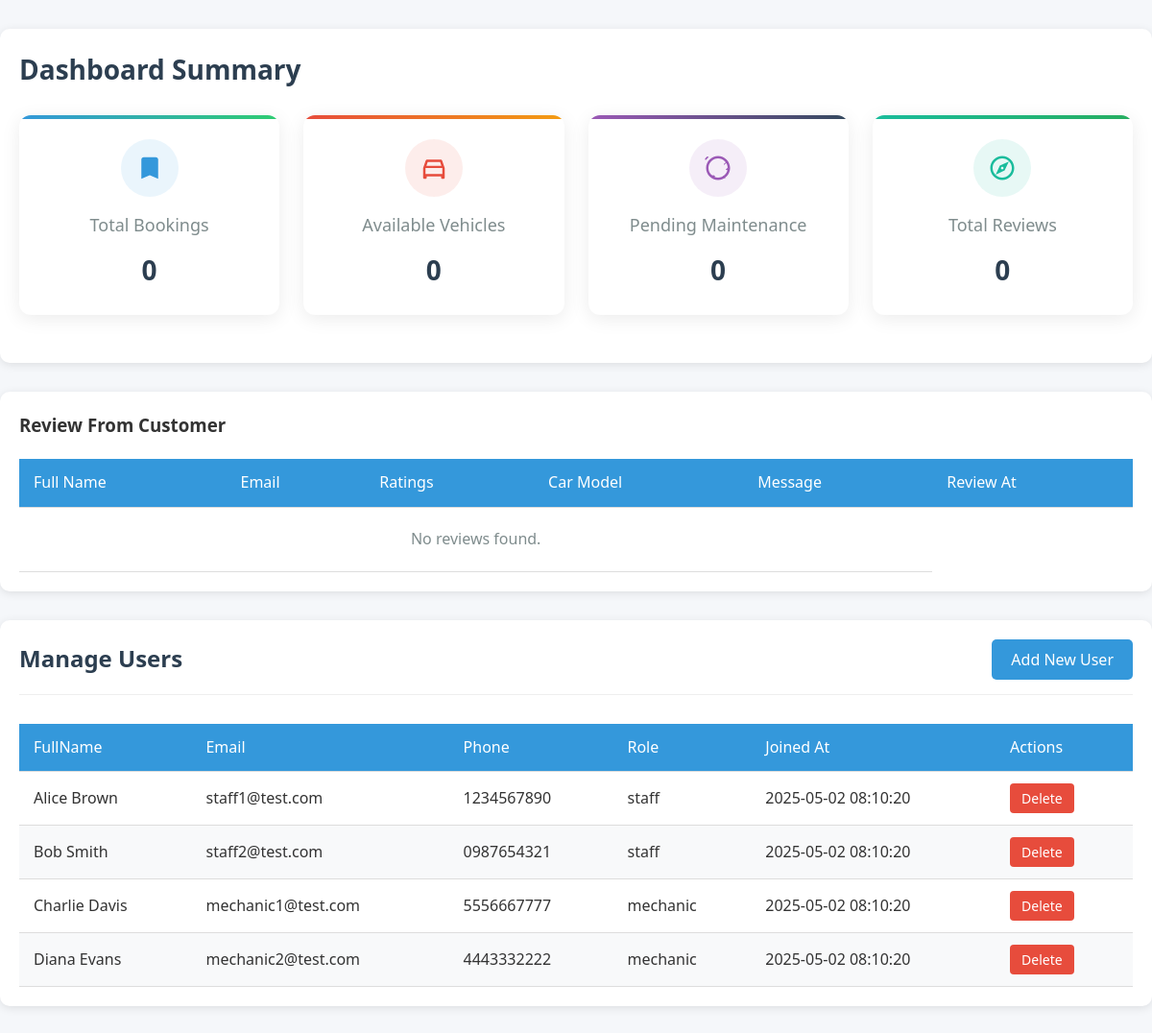
The app's page /php/user-manage.php (signed in) with its own data.
### tables this page shows
CREATE TABLE users (
    id INT(11) NOT NULL AUTO_INCREMENT,
    first_name VARCHAR(50) NOT NULL,
    last_name VARCHAR(50) NOT NULL,
    email VARCHAR(100) NOT NULL UNIQUE,
    password VARCHAR(255) NOT NULL,
    dob DATE NOT NULL,
    phone VARCHAR(20) NOT NULL,
    license_number VARCHAR(50) NOT NULL,
    address TEXT NOT NULL,
    role ENUM('staff','customer','mechanic') DEFAULT 'customer',
    joinAt DATETIME DEFAULT CURRENT_TIMESTAMP,
    PRIMARY KEY (id)
);

### php/user-manage.php (the view, shortened to what this page needs)
<?php
include 'db_connect.php';
$total_bookings_sql = "SELECT COUNT(*) AS total_bookings FROM bookings";
$total_bookings_result = $conn->query($total_bookings_sql);
$total_bookings = $total_bookings_result->fetch_assoc()['total_bookings'];
$available_vehicles_sql = "SELECT COUNT(*) AS available_vehicles FROM vehicles WHERE status = 'available'";
$available_vehicles_result = $conn->query($available_vehicles_sql);
$available_vehicles = $available_vehicles_result->fetch_assoc()['available_vehicles'];
$pending_maintenance_sql = "SELECT COUNT(*) AS pending_maintenance FROM maintenance_requests WHERE status = 'pending'";
$pending_maintenance_result = $conn->query($pending_maintenance_sql);
$pending_maintenance = $pending_maintenance_result->fetch_assoc()['pending_maintenance'];
$total_reviews_sql = "SELECT COUNT(*) AS total_reviews FROM car_feedback";
$total_reviews_result = $conn->query($total_reviews_sql);
$total_reviews = $total_reviews_result->fetch_assoc()['total_reviews'];
$review_sql = "
    SELECT
        CONCAT(u.first_name, ' ', u.last_name) AS full_name,
        u.email,
        f.rating,
        f.feedback,
        f.created_at,
        v.model AS car_model
    FROM car_feedback f
    JOIN users u ON f.user_id = u.id
    JOIN vehicles v ON f.car_id = v.id
    ORDER BY f.created_at DESC
";
$review_result = $conn->query($review_sql);
$user_sql = "SELECT id, CONCAT(first_name, ' ', last_name) AS username, email, phone, role, joinAt FROM users";
$user_result = $conn->query($user_sql);
?>
<!DOCTYPE html>
<html lang="en">
<head>
</head>
<body>
<div class="container">
    <h2>Dashboard Summary</h2>
    <div class="summary-cards">
        <div class="card booking-card">
            <div class="card-icon">
                <svg xmlns="http://www.w3.org/2000/svg" viewBox="0 0 24 24" fill="currentColor">
                    <path d="M17 3H7c-1.1 0-2 .9-2 2v16l7-3 7 3V5c0-1.1-.9-2-2-2z"/>
                </svg>
            </div>
            <div class="card-content">
                <h3>Total Bookings</h3>
                <p><?= htmlspecialchars($total_bookings) ?></p>
            </div>
        </div>
        <div class="card vehicle-card">
            <div class="card-icon">
                <svg xmlns="http://www.w3.org/2000/svg" viewBox="0 0 24 24" fill="currentColor">
                    <path d="M18.92 6.01C18.72 5.42 18.16 5 17.5 5h-11c-.66 0-1.21.42-1.42 1.01L3 12v8c0 .55.45 1 1 1h1c.55 0 1-.45 1-1v-1h12v1c0 .55.45 1 1 1h1c.55 0 1-.45 1-1v-8l-2.08-5.99zM6.85 7h10.29l1.08 3.11H5.77L6.85 7zM19 17H5v-5h14v5z"/>
                </svg>
            </div>
            <div class="card-content">
                <h3>Available Vehicles</h3>
                <p><?= htmlspecialchars($available_vehicles) ?></p>
            </div>
        </div>
        <div class="card maintenance-card">
            <div class="card-icon">
            </div>
            <div class="card-content">
                <h3>Pending Maintenance</h3>
                <p><?= htmlspecialchars($pending_maintenance) ?></p>
            </div>
        </div>
        <div class="card review-card">
            <div class="card-icon">
            </div>
            <div class="card-content">
                <h3>Total Reviews</h3>
                <p><?= htmlspecialchars($total_reviews) ?></p>
            </div>
        </div>
    </div>
</div>
<div class="container">
    <h3>Review From Customer</h3>
    <div class="middle">
        <table>
            <thead>
                <tr>
                    <th>Full Name</th>
                    <th>Email</th>
                    <th>Ratings</th>
                    <th>Car Model</th>
                    <th>Message</th>
                    <th>Review At</th>
                </tr>
            </thead>
            <tbody>
                <?php if ($review_result->num_rows > 0): ?>
                    <?php while ($row = $review_result->fetch_assoc()): ?>
                        <tr>
                            <td><?= htmlspecialchars($row['full_name']) ?></td>
                            <td><?= htmlspecialchars($row['email']) ?></td>
                            <td><?= htmlspecialchars($row['rating']) ?>/5</td>
                            <td><?= htmlspecialchars($row['car_model']) ?></td>
                            <td><?= nl2br(htmlspecialchars($row['feedback'])) ?></td>
                            <td><?= htmlspecialchars($row['created_at']) ?></td>
                        </tr>
                    <?php endwhile; ?>
                <?php else: ?>
                    <tr>
                        <td colspan="5" class="no-data">No reviews found.</td>
                    </tr>
                <?php endif; ?>
            </tbody>
        </table>
    </div>
</div>
<div class="container">
    <div class="top">
        <h3>Manage Users</h3>
        <button id="addUserBtn" type="button" onclick="openAddUserModal()">Add New User</button>
    </div>
    <div class="middle">
        <table>
            <thead>
                <tr>
                    <th>FullName</th>
                    <th>Email</th>
                    <th>Phone</th>
                    <th>Role</th>
                    <th>Joined At</th>
                    <th>Actions</th>
                </tr>
            </thead>
            <tbody>
                <?php if ($user_result->num_rows > 0): ?>
                    <?php while ($row = $user_result->fetch_assoc()): ?>
                        <tr>
                            <td><?= htmlspecialchars($row['username']) ?></td>
                            <td><?= htmlspecialchars($row['email']) ?></td>
                            <td><?= htmlspecialchars($row['phone']) ?></td>
                            <td><?= htmlspecialchars($row['role']) ?></td>
                            <td><?= htmlspecialchars($row['joinAt']) ?></td>
                            <td>
                                <button class="action-btn btn-delete" onclick="deleteUser(<?= $row['id'] ?>)">Delete</button>
                            </td>
                        </tr>
                    <?php endwhile; ?>
                <?php else: ?>
                    <tr>
                        <td colspan="6" class="no-data">No users found.</td>
                    </tr>
                <?php endif; ?>
            </tbody>
        </table>
    </div>
</div>
</body>
</html>

### php/user-manage.php (style rules this page uses)
* { box-sizing: border-box; margin: 0; padding: 0; font-family: 'Segoe UI', Tahoma, Geneva, Verdana, sans-serif; }
body { background-color: #f5f7fa; color: #333; line-height: 1.6; }
.container { max-width: 1200px; margin: 30px auto; padding: 20px; background: white; border-radius: 10px; box-shadow: 0 2px 10px rgba(0, 0, 0, 0.1); }
.top { display: flex; justify-content: space-between; align-items: center; margin-bottom: 30px; padding-bottom: 15px; border-bottom: 1px solid #eee; }
.top h3 { font-size: 24px; color: #2c3e50; }
#addUserBtn { background-color: #3498db; color: white; border: none; padding: 10px 20px; border-radius: 5px; cursor: pointer; font-size: 16px; transition: all 0.3s ease; }
table { width: 100%; border-collapse: collapse; margin-top: 20px; }
th, td { padding: 12px 15px; text-align: left; border-bottom: 1px solid #ddd; }
th { background-color: #3498db; color: white; font-weight: 500; }
tr:nth-child(even) { background-color: #f8f9fa; }
.action-btn { padding: 6px 12px; border: none; border-radius: 4px; cursor: pointer; font-size: 14px; margin-right: 5px; transition: all 0.2s; }
.btn-delete { background-color: #e74c3c; color: white; }
.no-data { text-align: center; padding: 20px; color: #7f8c8d; }
.container { max-width: 1200px; margin: 30px auto; padding: 20px; }
.container h2 { font-size: 28px; color: #2c3e50; margin-bottom: 25px; font-weight: 600; }
.summary-cards { display: grid; grid-template-columns: repeat(auto-fit, minmax(220px, 1fr)); gap: 25px; margin-bottom: 30px; }
.card { background-color: white; border-radius: 12px; padding: 25px; text-align: center; box-shadow: 0 4px 20px rgba(0, 0, 0, 0.08); transition: all 0.3s ease; position: relative; overflow: hidden; }
.card::before { content: ''; position: absolute; top: 0; left: 0; width: 100%; height: 4px; }
.booking-card::before { background: linear-gradient(90deg, #3498db, #2ecc71); }
.vehicle-card::before { background: linear-gradient(90deg, #e74c3c, #f39c12); }
.maintenance-card::before { background: linear-gradient(90deg, #9b59b6, #34495e); }
.review-card::before { background: linear-gradient(90deg, #1abc9c, #27ae60); }
.card-icon { width: 60px; height: 60px; margin: 0 auto 15px; display: flex; align-items: center; justify-content: center; border-radius: 50%; }
.booking-card .card-icon { background-color: rgba(52, 152, 219, 0.1); color: #3498db; }
.vehicle-card .card-icon { background-color: rgba(231, 76, 60, 0.1); color: #e74c3c; }
.maintenance-card .card-icon { background-color: rgba(155, 89, 182, 0.1); color: #9b59b6; }
.review-card .card-icon { background-color: rgba(26, 188, 156, 0.1); color: #1abc9c; }
.card-icon svg { width: 30px; height: 30px; }
.card-content h3 { margin: 0 0 10px; font-size: 18px; font-weight: 500; color: #7f8c8d; }
.card-content p { margin: 0; font-size: 28px; font-weight: 700; color: #2c3e50; }

### records on screen
users: username "Alice Brown", email "staff1@test.com", phone "1234567890", role "staff", joinAt "2025-05-02 08:10:20"
users: username "Bob Smith", email "staff2@test.com", phone "0987654321", role "staff", joinAt "2025-05-02 08:10:20"
users: username "Charlie Davis", email "mechanic1@test.com", phone "5556667777", role "mechanic", joinAt "2025-05-02 08:10:20"
users: username "Diana Evans", email "mechanic2@test.com", phone "4443332222", role "mechanic", joinAt "2025-05-02 08:10:20"

### other values on screen
$total_bookings "0"
$available_vehicles "0"
$pending_maintenance "0"
$total_reviews "0"
